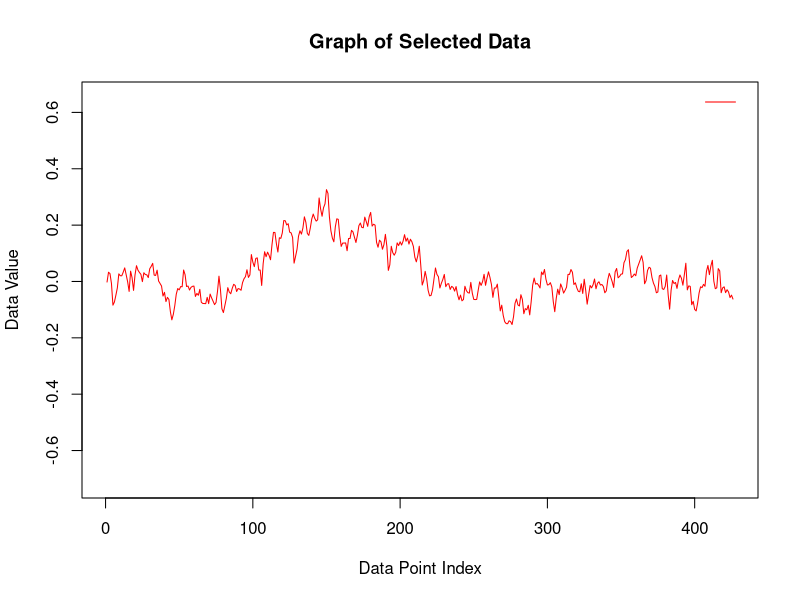

Here is the R script that generated this plot:
# #PROMPT
# 
# You
# I think we're getting there. theres now at least a visible line

#ChatGPT
#Let's try to diagnose the issue. We'll start by inspecting the extracted data to ensure it contains valid values. Additionally, we'll check if there's any issue with the plotting range. Here's the modified code:

# Read the file line by line
ABRtext <- readLines('ABR-0-1.txt')

# Find the index of the line containing the ":DATA" marker
data_start_index <- grep(":DATA", ABRtext)

# Extract numerical data from lines after the ":DATA" marker
data_lines <- ABRtext[(data_start_index + 1):length(ABRtext)]

# Convert the tab-separated values to a numeric matrix
data_matrix <- as.matrix(read.table(text = data_lines))

# Check the range of data values
cat("Data range:", range(data_matrix), "\n")

# Check if there are any NA values
cat("Number of NA values:", sum(is.na(data_matrix)), "\n")

# Extract levels
levels_line <- ABRtext[grep(":LEVELS", ABRtext)]
levels <- as.numeric(unlist(strsplit(levels_line, ":"))[-(1:2)])

# Plot each waveform based on levels
plot_colors <- rainbow(length(levels))

plot(1, type = "n", xlim = c(1, nrow(data_matrix)), ylim = range(data_matrix), 
     xlab = "Data Point Index", ylab = "Data Value", 
     main = "Graph of Selected Data")

for (i in 1:length(levels)) {
  waveform <- data_matrix[, i]
  lines(waveform, type = "l", col = plot_colors[i], lwd = 1)
}

# Add legend for levels
legend("topright", legend = levels, col = plot_colors, lwd = 1, bty = "n")

#This code will print out the range of data values and the number of NA values in the dataset. It will help us determine if there are any issues with the data or the plotting range. Let me know what you find, and we can troubleshoot further if needed!

#YIELDED THE SAME PLOT AS PROMPT 9